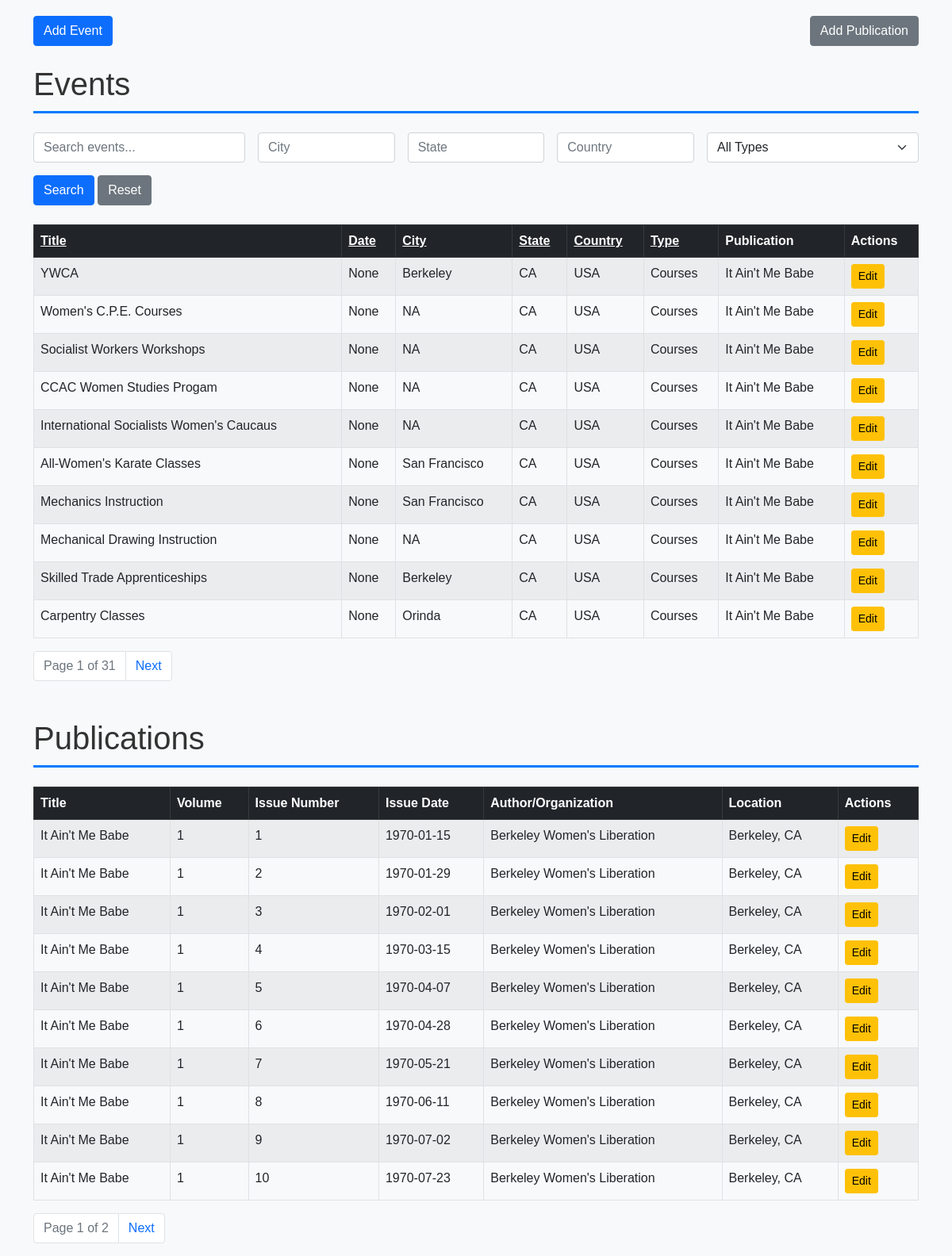
The app's page /?sort_events=event_date&order_events=asc&page_events=1 with its own data.
### tables this page shows
CREATE TABLE events (
    event_id INTEGER PRIMARY KEY AUTOINCREMENT, -- Unique ID for each event
    event_title TEXT NOT NULL,                  -- Title of the event
    event_date DATE,                            -- Date of the event
    description TEXT,                           -- Description of the event
    city TEXT,                                  -- City where the event occurred
    state TEXT,                                 -- State where the event occurred
    country TEXT,                               -- Country where the event occurred
    location TEXT,                              -- Specific location of the event (e.g., venue name)
    address TEXT,                               -- Street address of the event
    event_type TEXT,                            -- Type of event (e.g., conference, workshop)
    publication_id INTEGER,                     -- Foreign key to publications table
    source_publication TEXT,                    -- Source publication for the event if reprinted
    FOREIGN KEY (publication_id) REFERENCES publications (pub_id)
);

CREATE TABLE publications (
    pub_id INTEGER PRIMARY KEY AUTOINCREMENT, -- Unique ID for each publication
    pub_title TEXT NOT NULL,                 -- Title of the publication
    volume INTEGER NOT NULL,                 -- Volume number
    issue_number INTEGER NOT NULL,           -- Issue number within the volume
    issue_date DATE,                         -- Full issue date (year, month, day)
    volume_title TEXT,                       -- Title of the volume (if applicable)
    author_org TEXT,                         -- Author or organization responsible for the publication
    location TEXT                            -- Location associated with the publication
);

### DatabaseFlask/app.py (the view)
@app.route('/')
def index():
    search = request.args.get('search', '').strip()
    sort_events = request.args.get('sort_events', 'event_title')  # Default sort for events
    order_events = request.args.get('order_events', 'asc')  # Default order for events
    page_events = int(request.args.get('page_events', 1))  # Current page for events
    per_page = 10  # Number of rows per page
    offset_events = (page_events - 1) * per_page
    sort_publications = request.args.get('sort_publications', 'pub_title')  # Default sort for publications
    order_publications = request.args.get('order_publications', 'asc')  # Default order for publications
    page_publications = int(request.args.get('page_publications', 1))  # Current page for publications
    offset_publications = (page_publications - 1) * per_page
    conn = get_db_connection()
    events_query = f'''
        SELECT e.event_id, e.event_title, e.event_date, e.city, e.state, e.country, e.event_type,
               e.description, e.location, e.address, e.source_publication,
               p.pub_title AS publication_title
        FROM events e
        LEFT JOIN publications p ON e.publication_id = p.pub_id
        WHERE e.event_title LIKE ?
        ORDER BY {sort_events} {order_events.upper()}
        LIMIT ? OFFSET ?
    '''
    events = conn.execute(events_query, (f"%{search}%", per_page, offset_events)).fetchall()
    total_events_query = '''
        SELECT COUNT(*) FROM events WHERE event_title LIKE ?
    '''
    total_events = conn.execute(total_events_query, (f"%{search}%",)).fetchone()[0]
    publications_query = f'''
        SELECT pub_id, pub_title, volume, issue_number, issue_date, author_org, location
        FROM publications
        ORDER BY {sort_publications} {order_publications.upper()}
        LIMIT ? OFFSET ?
    '''
    publications = conn.execute(publications_query, (per_page, offset_publications)).fetchall()
    total_publications_query = '''
        SELECT COUNT(*) FROM publications
    '''
    total_publications = conn.execute(total_publications_query).fetchone()[0]
    conn.close()
    total_pages_events = (total_events + per_page - 1) // per_page  # Round up division
    total_pages_publications = (total_publications + per_page - 1) // per_page
    return render_template(
        'index.html',
        events=events,
        publications=publications,
        page_events=page_events,
        total_pages_events=total_pages_events,
        page_publications=page_publications,
        total_pages_publications=total_pages_publications,
        search=search,
        sort_events=sort_events,
        order_events=order_events,
        sort_publications=sort_publications,
        order_publications=order_publications
    )

### DatabaseFlask/app.py (called while the page is built)
def get_db_connection():
    conn = sqlite3.connect(DB_PATH)
    conn.row_factory = sqlite3.Row  # This allows us to access columns by name like row['title']
    return conn

### DatabaseFlask/templates/index.html (shortened to what this page needs)
{% extends "base.html" %}
{% block content %}
<div class="d-flex justify-content-between mb-4">
    <a href="{{ url_for('add_event') }}" class="btn btn-primary">Add Event</a>
    <a href="{{ url_for('add_publication') }}" class="btn btn-secondary">Add Publication</a>
</div>
<h1 class="mb-4">Events</h1>
<form method="GET" action="{{ url_for('index') }}" class="mb-4">
    <div class="row g-3">
        <div class="col-md-3">
            <input type="text" name="search" class="form-control" placeholder="Search events..." value="{{ search }}">
        </div>
        <div class="col-md-2">
            <input type="text" name="city" class="form-control" placeholder="City" value="{{ request.args.get('city', '') }}">
        </div>
        <div class="col-md-2">
            <input type="text" name="state" class="form-control" placeholder="State" value="{{ request.args.get('state', '') }}">
        </div>
        <div class="col-md-2">
            <input type="text" name="country" class="form-control" placeholder="Country" value="{{ request.args.get('country', '') }}">
        </div>
        <div class="col-md-3">
            <select name="event_type" class="form-select">
                <option value="">All Types</option>
            </select>
        </div>
    </div>
    <div class="mt-3">
        <button type="submit" class="btn btn-primary">Search</button>
        <a href="{{ url_for('index') }}" class="btn btn-secondary">Reset</a>
    </div>
</form>
<table class="table table-striped table-bordered">
    <thead class="table-dark">
        <tr>
            <th><a href="{{ url_for('index', sort_events='event_title', order_events='asc' if order_events == 'desc' else 'desc', page_events=page_events) }}" class="text-white">Title</a></th>
            <th><a href="{{ url_for('index', sort_events='event_date', order_events='asc' if order_events == 'desc' else 'desc', page_events=page_events) }}" class="text-white">Date</a></th>
            <th><a href="{{ url_for('index', sort_events='city', order_events='asc' if order_events == 'desc' else 'desc', page_events=page_events) }}" class="text-white">City</a></th>
            <th><a href="{{ url_for('index', sort_events='state', order_events='asc' if order_events == 'desc' else 'desc', page_events=page_events) }}" class="text-white">State</a></th>
            <th><a href="{{ url_for('index', sort_events='country', order_events='asc' if order_events == 'desc' else 'desc', page_events=page_events) }}" class="text-white">Country</a></th>
            <th><a href="{{ url_for('index', sort_events='event_type', order_events='asc' if order_events == 'desc' else 'desc', page_events=page_events) }}" class="text-white">Type</a></th>
            <th>Publication</th>
            <th>Actions</th>
        </tr>
    </thead>
    <tbody>
        {% for event in events %}
        <tr>
            <td>{{ event.event_title }}</td>
            <td>{{ event.event_date }}</td>
            <td>{{ event.city }}</td>
            <td>{{ event.state }}</td>
            <td>{{ event.country }}</td>
            <td>{{ event.event_type }}</td>
            <td>{{ event.publication_title }}</td>
            <td>
                <a href="{{ url_for('edit_record', record_type='event', record_id=event.event_id) }}" class="btn btn-sm btn-warning">Edit</a>
            </td>
        </tr>
        {% endfor %}
    </tbody>
</table>
<nav>
    <ul class="pagination">
        <li class="page-item disabled">
            <span class="page-link">Page {{ page_events }} of {{ total_pages_events }}</span>
        </li>
        {% if page_events < total_pages_events %}
        <li class="page-item">
            <a href="{{ url_for('index', page_events=page_events+1, sort_events=sort_events, order_events=order_events) }}" class="page-link">Next</a>
        </li>
        {% endif %}
    </ul>
</nav>
<h1 class="mt-5 mb-4">Publications</h1>
<table class="table table-striped table-bordered">
    <thead class="table-dark">
        <tr>
            <th>Title</th>
            <th>Volume</th>
            <th>Issue Number</th>
            <th>Issue Date</th>
            <th>Author/Organization</th>
            <th>Location</th>
            <th>Actions</th>
        </tr>
    </thead>
    <tbody>
        {% for publication in publications %}
        <tr>
            <td>{{ publication.pub_title }}</td>
            <td>{{ publication.volume }}</td>
            <td>{{ publication.issue_number }}</td>
            <td>{{ publication.issue_date }}</td>
            <td>{{ publication.author_org }}</td>
            <td>{{ publication.location }}</td>
            <td>
                <a href="{{ url_for('edit_record', record_type='publication', record_id=publication.pub_id) }}" class="btn btn-sm btn-warning">Edit</a>
            </td>
        </tr>
        {% endfor %}
    </tbody>
</table>
<nav>
    <ul class="pagination">
        <li class="page-item disabled">
            <span class="page-link">Page {{ page_publications }} of {{ total_pages_publications }}</span>
        </li>
        {% if page_publications < total_pages_publications %}
        <li class="page-item">
            <a href="{{ url_for('index', page_publications=page_publications+1, sort_publications=sort_publications, order_publications=order_publications) }}" class="page-link">Next</a>
        </li>
        {% endif %}
    </ul>
</nav>
{% endblock %}

### DatabaseFlask/templates/base.html (style rules this page uses)
body { font-family: Arial, sans-serif; background-color: #f8f9fa; }
h1 { color: #333; border-bottom: 3px solid #007bff; padding-bottom: 10px; }

### records on screen
events: event_title "YWCA", event_date "None", city "Berkeley", state "CA", country "USA", event_type "Courses", publication_title "It Ain't Me Babe"
events: event_title "Women's C.P.E. Courses", event_date "None", city "NA", state "CA", country "USA", event_type "Courses", publication_title "It Ain't Me Babe"
events: event_title "Socialist Workers Workshops", event_date "None", city "NA", state "CA", country "USA", event_type "Courses", publication_title "It Ain't Me Babe"
events: event_title "CCAC Women Studies Progam", event_date "None", city "NA", state "CA", country "USA", event_type "Courses", publication_title "It Ain't Me Babe"
events: event_title "International Socialists Women's Caucaus", event_date "None", city "NA", state "CA", country "USA", event_type "Courses", publication_title "It Ain't Me Babe"
events: event_title "All-Women's Karate Classes", event_date "None", city "San Francisco", state "CA", country "USA", event_type "Courses", publication_title "It Ain't Me Babe"
events: event_title "Mechanics Instruction", event_date "None", city "San Francisco", state "CA", country "USA", event_type "Courses", publication_title "It Ain't Me Babe"
events: event_title "Mechanical Drawing Instruction", event_date "None", city "NA", state "CA", country "USA", event_type "Courses", publication_title "It Ain't Me Babe"
events: event_title "Skilled Trade Apprenticeships", event_date "None", city "Berkeley", state "CA", country "USA", event_type "Courses", publication_title "It Ain't Me Babe"
events: event_title "Carpentry Classes", event_date "None", city "Orinda", state "CA", country "USA", event_type "Courses", publication_title "It Ain't Me Babe"
publications: pub_title "It Ain't Me Babe", volume "1", issue_number "1", issue_date "1970-01-15", author_org "Berkeley Women's Liberation", location "Berkeley, CA"
publications: pub_title "It Ain't Me Babe", volume "1", issue_number "2", issue_date "1970-01-29", author_org "Berkeley Women's Liberation", location "Berkeley, CA"
publications: pub_title "It Ain't Me Babe", volume "1", issue_number "3", issue_date "1970-02-01", author_org "Berkeley Women's Liberation", location "Berkeley, CA"
publications: pub_title "It Ain't Me Babe", volume "1", issue_number "4", issue_date "1970-03-15", author_org "Berkeley Women's Liberation", location "Berkeley, CA"
publications: pub_title "It Ain't Me Babe", volume "1", issue_number "5", issue_date "1970-04-07", author_org "Berkeley Women's Liberation", location "Berkeley, CA"
publications: pub_title "It Ain't Me Babe", volume "1", issue_number "6", issue_date "1970-04-28", author_org "Berkeley Women's Liberation", location "Berkeley, CA"
publications: pub_title "It Ain't Me Babe", volume "1", issue_number "7", issue_date "1970-05-21", author_org "Berkeley Women's Liberation", location "Berkeley, CA"
publications: pub_title "It Ain't Me Babe", volume "1", issue_number "8", issue_date "1970-06-11", author_org "Berkeley Women's Liberation", location "Berkeley, CA"
publications: pub_title "It Ain't Me Babe", volume "1", issue_number "9", issue_date "1970-07-02", author_org "Berkeley Women's Liberation", location "Berkeley, CA"
publications: pub_title "It Ain't Me Babe", volume "1", issue_number "10", issue_date "1970-07-23", author_org "Berkeley Women's Liberation", location "Berkeley, CA"

### other values on screen
{{ page_events }} "1"
{{ total_pages_events }} "31"
{{ page_publications }} "1"
{{ total_pages_publications }} "2"
